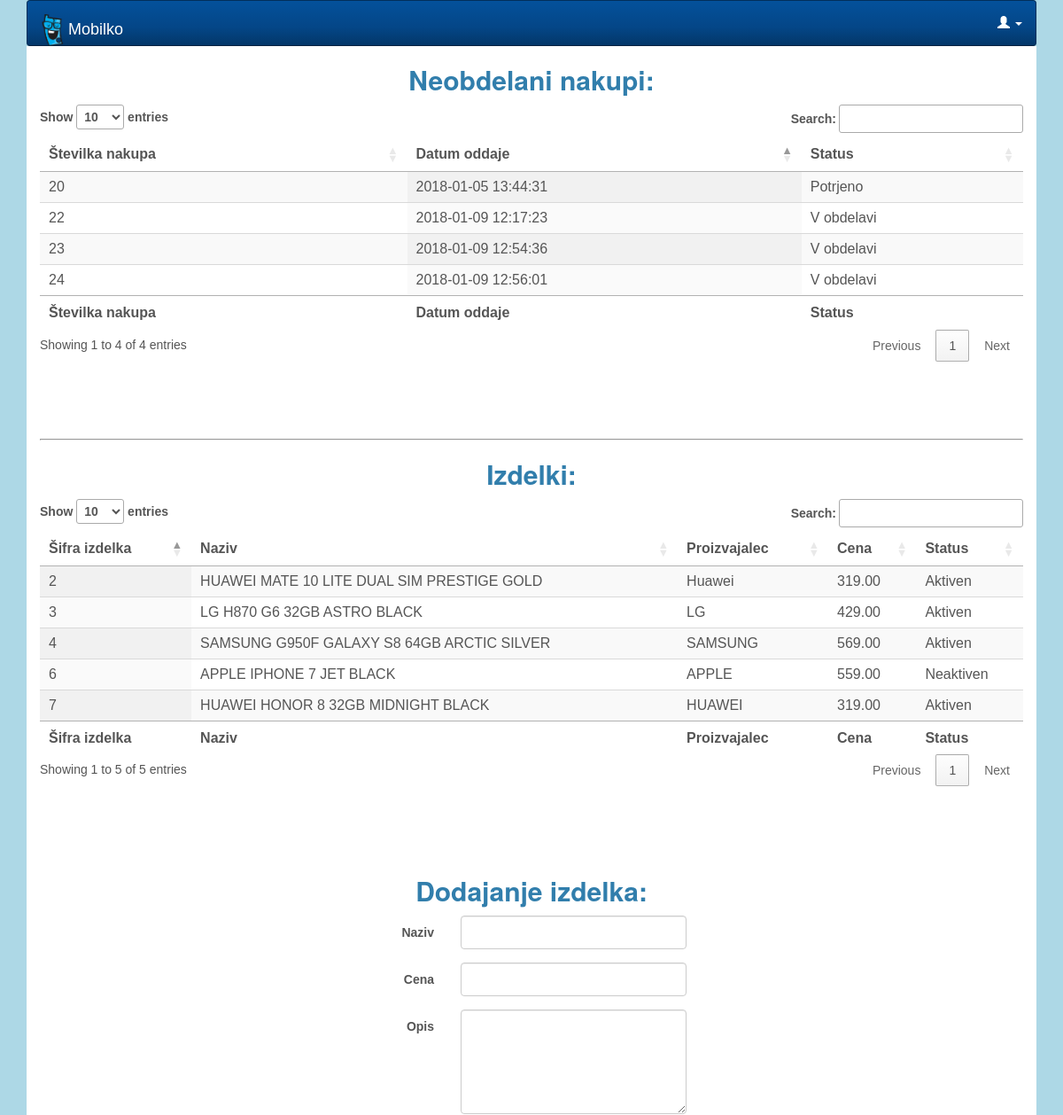
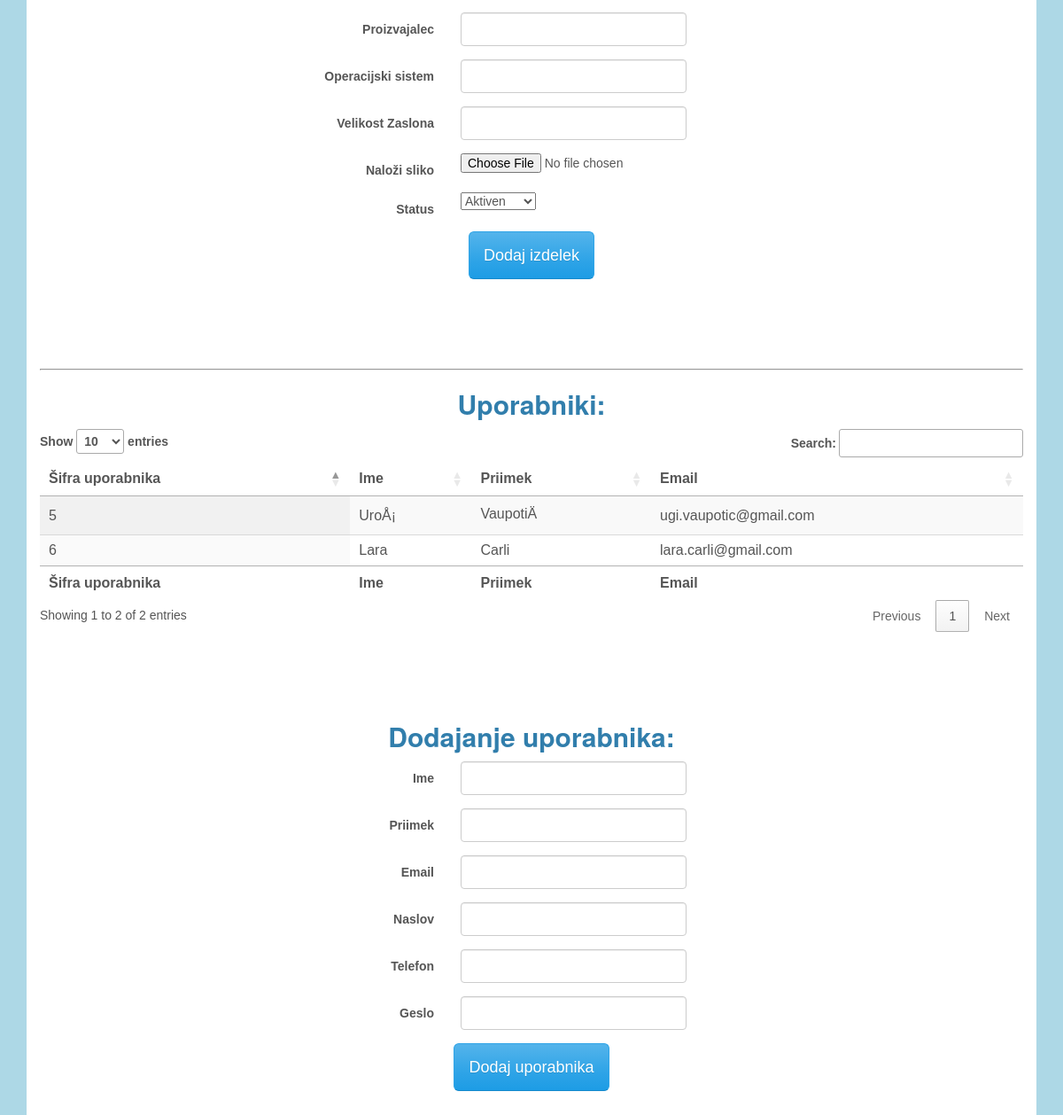
/seller/main.php, run on the app's committed database (2 pictures, top to bottom).
### tables this page shows
CREATE TABLE `nakup` (
  `ID` int(10) NOT NULL,
  `ID_kupec` int(10) NOT NULL,
  `Datum` datetime NOT NULL DEFAULT CURRENT_TIMESTAMP,
  `Cena` decimal(10,2) NOT NULL,
  `Status` varchar(45) NOT NULL
);

CREATE TABLE `izdelek` (
  `ID` int(10) NOT NULL,
  `Ime` varchar(45) NOT NULL,
  `Cena` decimal(5,2) DEFAULT NULL,
  `Opis` text,
  `Proizvajalec` varchar(45) NOT NULL,
  `Operacijski_sistem` varchar(45) NOT NULL,
  `Velikost_zaslona` decimal(10,1) NOT NULL,
  `Ime_slike` varchar(45) DEFAULT NULL,
  `Zaloga` int(11) NOT NULL DEFAULT '10',
  `Status` varchar(45) NOT NULL
);

CREATE TABLE `kupec` (
  `ID` int(10) NOT NULL,
  `Ime` varchar(45) NOT NULL,
  `Priimek` varchar(45) NOT NULL,
  `Email` varchar(45) NOT NULL,
  `Naslov` varchar(45) NOT NULL,
  `Telefonska_stevilka` varchar(45) NOT NULL,
  `Password` varchar(45) NOT NULL
);

### seller/main.php (the view, shortened to what this page needs)
<?php
include('../config.php');
try {
	$statement = $pdo->prepare("SELECT * FROM prodajalec WHERE ID = ?");
	$statement->bindValue(1, $_SESSION["user_ID"]);
	$statement->execute();
	$user = $statement->fetch();
} catch (PDOException $e) {
	echo "Napaka pri poizvedbi: {$e->getMessage()}";
}
$submitted_orders = "";
try {
	$statement = $pdo->prepare("SELECT * FROM nakup WHERE NOT Status = ?");
	$statement->bindValue(1, "V dostavi");
	$statement->execute();
	foreach ($statement->fetchAll() as $order) {
    $submitted_orders .= '<tr class="clickable-row" data-id="'.$order["ID"].'">
                            <td>'.$order["ID"].'</td>
                            <td>'.$order["Datum"].'</td>
                            <td>'.$order["Status"].'</td>
                          </tr>';
  }
} catch (PDOException $e) {
	echo "Napaka pri poizvedbi: {$e->getMessage()}";
}
$products = "";
try {
	$statement = $pdo->prepare("SELECT * FROM izdelek");
	$statement->execute();
	foreach ($statement->fetchAll() as $product) {
    $products .= '<tr class="clickable-product" data-id="'.$product["ID"].'">
                            <td>'.$product["ID"].'</td>
                            <td>'.$product["Ime"].'</td>
                            <td>'.$product["Proizvajalec"].'</td>
														<td>'.$product["Cena"].'</td>
														<td>'.$product["Status"].'</td>
                          </tr>';
  }
} catch (PDOException $e) {
	echo "Napaka pri poizvedbi: {$e->getMessage()}";
}
$buyers = "";
try {
	$statement = $pdo->prepare("SELECT * FROM kupec");
	$statement->execute();
	foreach ($statement->fetchAll() as $buyer) {
    $buyers .= '<tr class="clickable-buyer" data-id="'.$buyer["ID"].'">
                            <td>'.$buyer["ID"].'</td>
                            <td>'.$buyer["Ime"].'</td>
														<td>'.$buyer["Priimek"].'</td>
                            <td>'.$buyer["Email"].'</td>
                          </tr>';
  }
} catch (PDOException $e) {
	echo "Napaka pri poizvedbi: {$e->getMessage()}";
}
?>
<html>
<head>
	<link href="../bootstrap/css/lumen.bootstrap.min.css" rel="stylesheet">
  <link href="https://cdn.datatables.net/1.10.15/css/jquery.dataTables.min.css" rel="stylesheet">
  <link href="https://cdn.datatables.net/select/1.2.2/css/select.dataTables.min.css" rel="stylesheet">
	<link href="../css/main.css" rel="stylesheet">
</head>
<body>
	<div class="container">
		<nav class="navbar sticky-topa navbar-inverse">
			<div class="container-fluid">
				<a class="navbar-brand" href="index.php"><span><img src="../mobilko_favicon.png" alt="" style="max-width:9%;"></span>Mobilko</a>
				<ul class="nav fixed-top navbar-nav navbar-right">
					<li class="dropdown">
						<a class="dropdown-toggle" data-toggle="dropdown" href="account.html"><b><span class="glyphicon glyphicon-user"></span> <?php  echo $user["Ime"].' '.$user["Priimek"]; ?></b> <span class="caret"></span></a>
					</li>
				</ul>
			</div>
		</nav>
		<div class="container-fluid" style="background-color: white; height: 100%; overflow:auto;">
      <h2 style="text-align: center;"><strong>Neobdelani nakupi:</strong></h2>
      <table id="table" class="display" cellspacing="0" width="100%">
        <thead>
            <tr>
                <th>Številka nakupa</th>
                <th>Datum oddaje</th>
                <th>Status</th>
            </tr>
        </thead>
        <tfoot>
            <tr>
              <th>Številka nakupa</th>
              <th>Datum oddaje</th>
              <th>Status</th>
            </tr>
        </tfoot>
        <tbody>
          <?php
            echo $submitted_orders;
          ?>
        </tbody>
    </table>
		<br>
		<br>
		<br>
		<br>
		<hr>
		<h2 style="text-align: center;"><strong>Izdelki:</strong></h2>
		<table id="table-products" class="display" cellspacing="0" width="100%">
			<thead>
					<tr>
							<th>Šifra izdelka</th>
							<th>Naziv</th>
							<th>Proizvajalec</th>
							<th>Cena</th>
							<th>Status</th>
					</tr>
			</thead>
			<tfoot>
					<tr>
						<th>Šifra izdelka</th>
						<th>Naziv</th>
						<th>Proizvajalec</th>
						<th>Cena</th>
						<th>Status</th>
					</tr>
			</tfoot>
			<tbody>
				<?php
					echo $products;
				?>
			</tbody>
	</table>
	<br>
	<br>
	<br>
	<br>
		<h2 style="text-align: center;"><strong>Dodajanje izdelka:</strong></h2>
		<form class="form-horizontal" method="post" action="" enctype="multipart/form-data">
			<div class="form-group">
				<label class="col-sm-5 control-label" for="name">Naziv</label>
				<div class="col-sm-3">
					<input class="form-control" id="name" name="name" placeholder="" type="text" value="">
				</div>
			</div>
			<div class="form-group">
				<label class="col-sm-5 control-label" for="price">Cena</label>
				<div class="col-sm-3">
					<input class="form-control" id="price" name="price" placeholder="" type="text" value="">
				</div>
			</div>
			<div class="form-group">
				<label class="col-sm-5 control-label" for="description">Opis</label>
				<div class="col-sm-3">
					<textarea class="form-control" rows="5" id="description" name="description"></textarea>
				</div>
			</div>
			<div class="form-group">
				<label class="col-sm-5 control-label" for="brand">Proizvajalec</label>
				<div class="col-sm-3">
					<input class="form-control" id="brand" name="brand" placeholder="" type="text" value="">
				</div>
			</div>
			<div class="form-group">
				<label class="col-sm-5 control-label" for="os">Operacijski sistem</label>
				<div class="col-sm-3">
					<input class="form-control" id="os" name="os" placeholder="" type="text" value="">
				</div>
			</div>
			<div class="form-group">
				<label class="col-sm-5 control-label" for="screen">Velikost Zaslona</label>
				<div class="col-sm-3">
					<input class="form-control" id="screen" name="screen" placeholder="" type="text" value="">
				</div>
			</div>
			<div class="form-group">
				<label class="col-sm-5 control-label" for="image">Naloži sliko</label>
				<div class="col-sm-3">
					<input id="image" type="file" name="image">
				</div>
			</div>
			<div class="form-group">
				<label class="col-sm-5 control-label" for="status">Status</label>
				<div class="col-sm-3">
					<select name="status">
						<option value="Aktiven" selected>Aktiven</option>
					</select>
				</div>
			</div>
			<div class="button" style="text-align:center">
				<input class="btn btn-primary btn-lg" name="submit" type="submit" value="Dodaj izdelek">
			</div>
		</form>
		<br>
		<br>
		<br>
		<br>
		<hr>
		<h2 style="text-align: center;"><strong>Uporabniki:</strong></h2>
		<table id="table-buyers" class="display" cellspacing="0" width="100%">
			<thead>
					<tr>
							<th>Šifra uporabnika</th>
							<th>Ime</th>
							<th>Priimek</th>
							<th>Email</th>
					</tr>
			</thead>
			<tfoot>
					<tr>
						<th>Šifra uporabnika</th>
						<th>Ime</th>
						<th>Priimek</th>
						<th>Email</th>
					</tr>
			</tfoot>
			<tbody>
				<?php
					echo $buyers;
				?>
			</tbody>
	</table>
	<br>
	<br>
	<br>
	<br>
		<h2 style="text-align: center;"><strong>Dodajanje uporabnika:</strong></h2>
		<form class="form-horizontal" method="post" role="form">
			<div class="form-group">
				<label class="col-sm-5 control-label" for="name">Ime</label>
				<div class="col-sm-3">
					<input class="form-control" id="name" name="name" placeholder="" type="text" value="" required>
				</div>
			</div>
			<div class="form-group">
				<label class="col-sm-5 control-label" for="name">Priimek</label>
				<div class="col-sm-3">
					<input class="form-control" id="surname" name="surname" placeholder="" type="text" value="" required>
				</div>
			</div>
			<div class="form-group">
				<label class="col-sm-5 control-label" for="email">Email</label>
				<div class="col-sm-3">
					<input class="form-control" id="email" name="email" placeholder="" type="email" value="" required>
				</div>
			</div>
			<div class="form-group">
				<label class="col-sm-5 control-label" for="address">Naslov</label>
				<div class="col-sm-3">
					<input class="form-control" id="address" name="address" placeholder="" type="text" value="" required>
				</div>
			</div>
			<div class="form-group">
				<label class="col-sm-5 control-label" for="phone">Telefon</label>
				<div class="col-sm-3">
					<input class="form-control" id="phone" name="phone" placeholder="" type="text" value="" required>
				</div>
			</div>
			<div class="form-group">
				<label class="col-sm-5 control-label" for="name">Geslo</label>
				<div class="col-sm-3">
					<input class="form-control" id="password" name="password" placeholder="" type="password" value="" required>
				</div>
			</div>
			<div class="button" style="text-align:center">
				<input class="btn btn-primary btn-lg" name="submit_buyer" type="submit" value="Dodaj uporabnika">
			</div>
		</form>
		</div>
	</div>
</body>
</html>

### css/main.css (style rules this page uses)
body { background-color: lightblue; font-family:"Trebuchet MS", Helvetica, sans-serif; }
.navbar { margin-bottom: 0; }
ul { list-style-type: none; list-style:none; padding-left:0; }
hr { display: block; margin-top: 0.5em; margin-bottom: 0.5em; margin-left: auto; margin-right: auto; border-style: inset; border-width: 1px; }

### data on the page
nakup: ID "20", Datum "2018-01-05 13:44:31", Status "Potrjeno"
nakup: ID "22", Datum "2018-01-09 12:17:23", Status "V obdelavi"
nakup: ID "23", Datum "2018-01-09 12:54:36", Status "V obdelavi"
nakup: ID "24", Datum "2018-01-09 12:56:01", Status "V obdelavi"
izdelek: ID "2", Ime "HUAWEI MATE 10 LITE DUAL SIM PRESTIGE GOLD", Proizvajalec "Huawei", Cena "319.00", Status "Aktiven"
izdelek: ID "3", Ime "LG H870 G6 32GB ASTRO BLACK", Proizvajalec "LG", Cena "429.00", Status "Aktiven"
izdelek: ID "4", Ime "SAMSUNG G950F GALAXY S8 64GB ARCTIC SILVER", Proizvajalec "SAMSUNG", Cena "569.00", Status "Aktiven"
izdelek: ID "6", Ime "APPLE IPHONE 7 JET BLACK", Proizvajalec "APPLE", Cena "559.00", Status "Neaktiven"
izdelek: ID "7", Ime "HUAWEI HONOR 8 32GB MIDNIGHT BLACK", Proizvajalec "HUAWEI", Cena "319.00", Status "Aktiven"
kupec: ID "5", Ime "UroÅ¡", Priimek "VaupotiÄ", Email "ugi.vaupotic@gmail.com"
kupec: ID "6", Ime "Lara", Priimek "Carli", Email "lara.carli@gmail.com"
